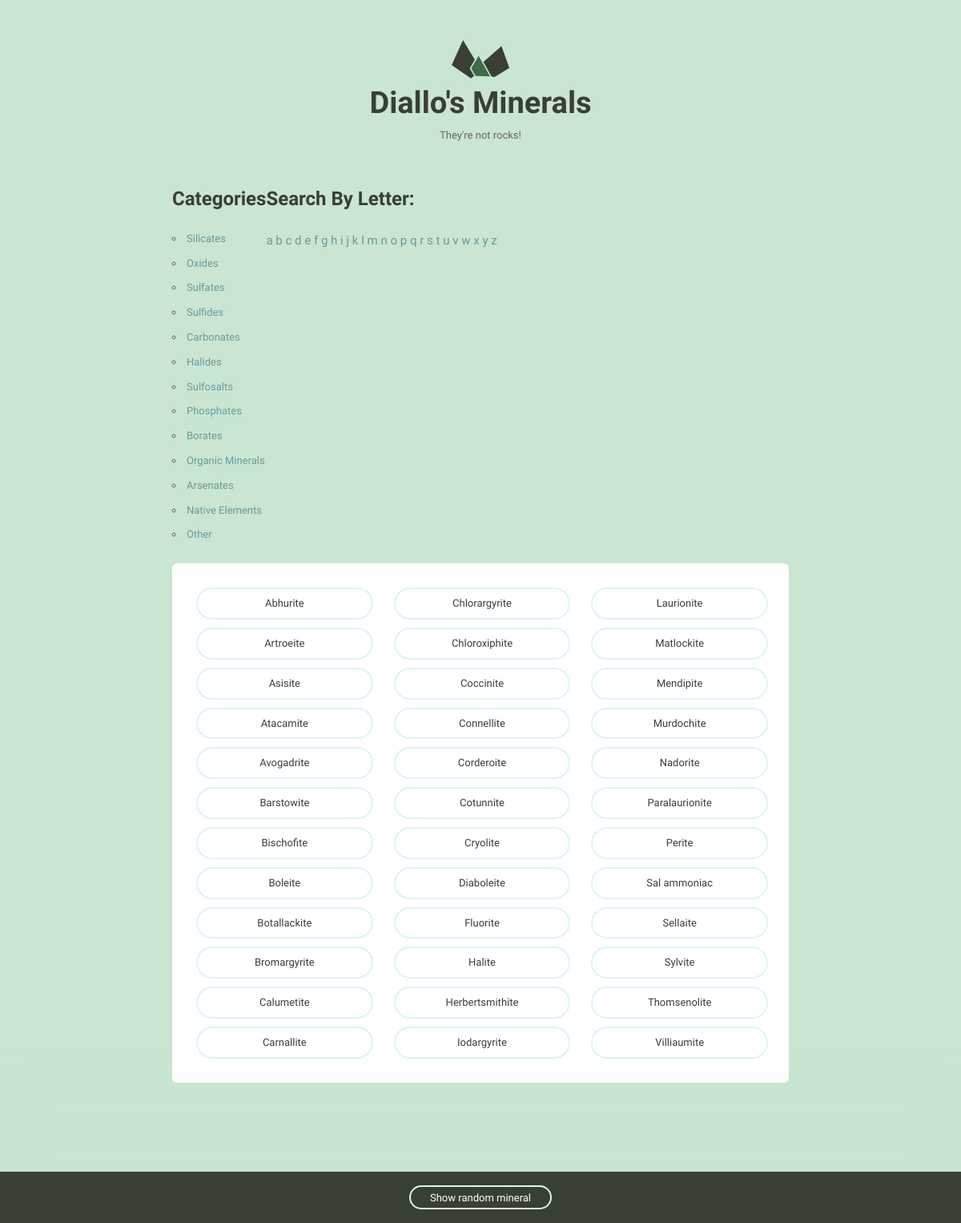
The app's page /Halides/ with its own data.
### minerals/models.py (models this page shows, shortened)
class Mineral(models.Model):
    name = models.CharField(max_length=255)
    image_filename = models.CharField(max_length=255)
    image_caption = models.CharField(max_length=255, blank=True,
                                     default='', null=True)
    category = models.CharField(max_length=255, blank=True,
                                default='', null=True)
    formula = models.CharField(max_length=255, blank=True,
                               default='', null=True)
    strunz_classification = models.CharField(max_length=255, blank=True,
                                             default='', null=True)
    crystal_system = models.CharField(max_length=255, blank=True,
                                      default='', null=True)
    unit_cell = models.CharField(max_length=255, blank=True,
                                 default='', null=True)
    color = models.CharField(max_length=255, blank=True,
                             default='', null=True)
    crystal_symmetry = models.CharField(max_length=255, blank=True,
                                        default='', null=True)
    cleavage = models.CharField(max_length=255, blank=True,
                                default='', null=True)
    mohs_scale_hardness = models.CharField(max_length=255,
                                           blank=True, default='', null=True)
    luster = models.CharField(max_length=255, blank=True,
                              default='', null=True)
    streak = models.CharField(max_length=255, blank=True,
                              default='', null=True)
    diaphaneity = models.CharField(max_length=255, blank=True,
                                   default='', null=True)
    optical_properties = models.CharField(max_length=255, blank=True,
                                          default='', null=True)
    refractive_index = models.CharField(max_length=255, blank=True,
                                        default='', null=True)
    crystal_habit = models.CharField(max_length=255, blank=True,
                                     default='', null=True)
    specific_gravity = models.CharField(max_length=255, blank=True,
                                        default='', null=True)
    group = models.CharField(max_length=255, blank=True, default='', null=True)
    class Meta:
        ordering = ['name', ]

### minerals/views.py (the view)
# urls.py: url(r'^(?P<group>[a-zA-Z\s]+)/$', views.search_group, name='group'),
def search_group(request, group):
    minerals = Mineral.objects.filter(group__icontains=group)
    random_mineral = random.choice(Mineral.objects.all())
    return render(request, 'minerals/mineral_list.html', {
            'minerals': minerals,
            'random_mineral': random_mineral
        })

### minerals/templatetags/minerals_extras.py (called while the page is built)
@register.inclusion_tag('minerals/mineral_nav.html')
def nav_mineral_list():
    return {'groups': groups}

### minerals/templates/minerals/mineral_list.html (shortened to what this page needs)
{% extends 'layout.html' %}
{% block content %}
<div class="grid-100">
      <ul class="minerals__container">
          {% for mineral in minerals %}
        <li class="minerals__item">
          <a class="minerals__anchor" href="{% url 'minerals:detail' pk=mineral.pk %}">{{ mineral.name }}</a>
        </li>
          {% endfor %}
      </ul>
</div>
{% endblock %}

### assets/css/global.css (style rules this page uses)
html { font-family: sans-serif; -ms-text-size-adjust: 100%; -webkit-text-size-adjust: 100%; }
body { margin: 0; }
a { background-color: transparent; }
html { font-size: 62.5%; }
body { background-color: #CAE5D2; font-size: 1.5em; line-height: 1.6; font-weight: 400; font-family: "Cousine"; color: #666; }
.grid, .grid-5, .grid-10, .grid-15, .grid-20, .grid-25, .grid-30, .grid-33, .grid-35, .grid-40, .grid-45, .grid-50, .grid-55, .grid-60, .grid-65, .grid-66, .grid-70, .grid-75, .grid-80, .grid-90, .grid-95, .grid-100 { float: left; box-sizing: border-box; position: relative; }
.grid-100 { width: 100%; padding: 0 15px; }
a { color: #689b98; text-decoration: none; -webkit-transition: color 0.2s; -moz-transition: color 0.2s; -ms-transition: color 0.2s; -o-transition: color 0.2s; transition: color 0.2s; }
ul { list-style: circle inside; padding-left: 0; margin-top: 0; }
li { margin-bottom: 1rem; font-size: 1.3rem; }
table, p, ul { margin-bottom: 2.5rem; }
.minerals__container { background-color: #fff; border-radius: 6px; list-style: none; padding: 30px 30px 20px 30px; -webkit-column-gap: 30px; -moz-column-gap: 30px; column-gap: 30px; }
@media (min-width: 640px) { .minerals__container { -webkit-column-count: 3; -moz-column-count: 3; column-count: 3; } }
.minerals__anchor { border: solid 2px #DCF5F2; border-radius: 100px; color: #384033; display: block; font-size: 13px; text-align: center; padding: 8px 0 7px 0; width: 100%; transition: background-color 200ms ease-in-out, font-weight 200ms ease-in-out, color 200ms ease-in-out; }

### records on screen
Mineral: name "Abhurite"
Mineral: name "Artroeite"
Mineral: name "Asisite"
Mineral: name "Atacamite"
Mineral: name "Avogadrite"
Mineral: name "Barstowite"
Mineral: name "Bischofite"
Mineral: name "Boleite"
Mineral: name "Botallackite"
Mineral: name "Bromargyrite"
Mineral: name "Calumetite"
Mineral: name "Carnallite"
Mineral: name "Chlorargyrite"
Mineral: name "Chloroxiphite"
Mineral: name "Coccinite"
Mineral: name "Connellite"
Mineral: name "Corderoite"
Mineral: name "Cotunnite"
Mineral: name "Cryolite"
Mineral: name "Diaboleite"
Mineral: name "Fluorite"
Mineral: name "Halite"
Mineral: name "Herbertsmithite"
Mineral: name "Iodargyrite"
Mineral: name "Laurionite"
Mineral: name "Matlockite"
Mineral: name "Mendipite"
Mineral: name "Murdochite"
Mineral: name "Nadorite"
Mineral: name "Paralaurionite"
Mineral: name "Perite"
Mineral: name "Sal ammoniac"
Mineral: name "Sellaite"
Mineral: name "Sylvite"
Mineral: name "Thomsenolite"
Mineral: name "Villiaumite"

### other values on screen
{{ group }} "Silicates" "Oxides" "Sulfates" "Sulfides" "Carbonates" "Halides" "Sulfosalts" "Phosphates" "Borates" "Organic Minerals" "Arsenates" "Native Elements" "Other"
{{ letter }} "a" "b" "c" "d" "e" "f" "g" "h" "i" "j" "k" "l" "m" "n" "o" "p" "q" "r" "s" "t" "u" "v" "w" "x" "y" "z"
